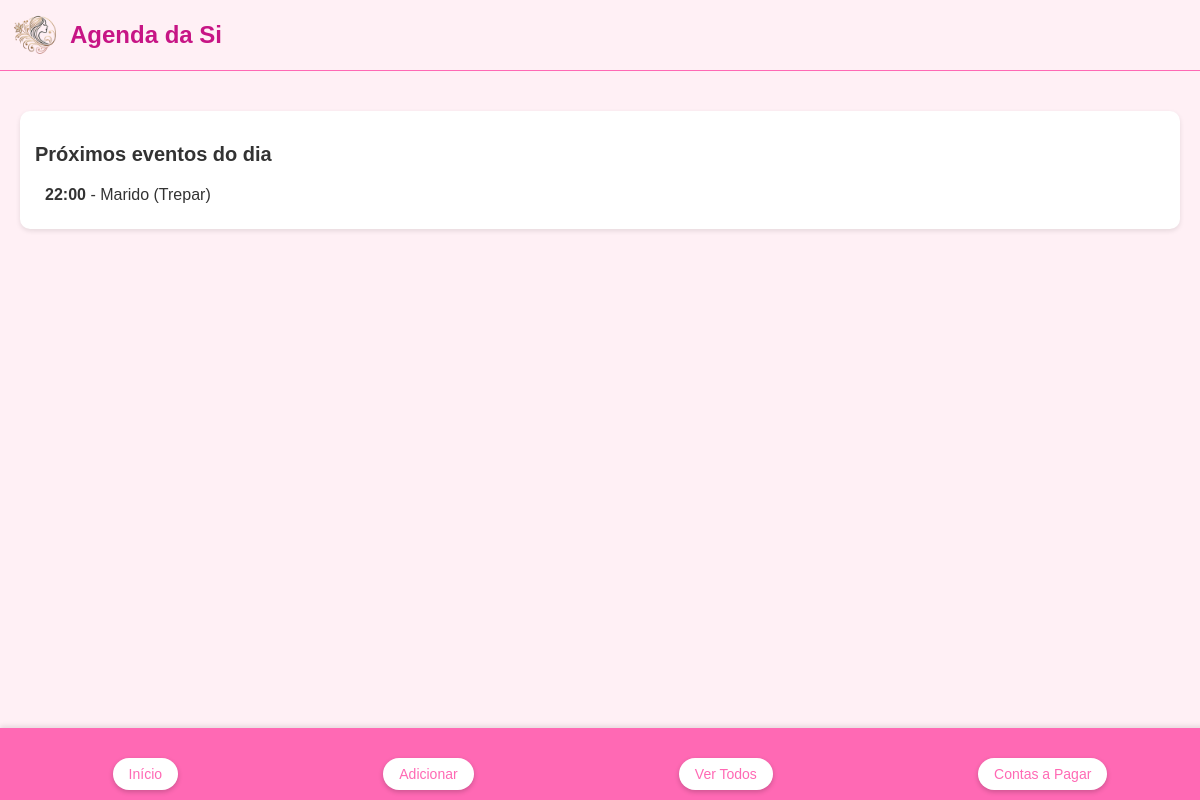
Before: / with the older database file.
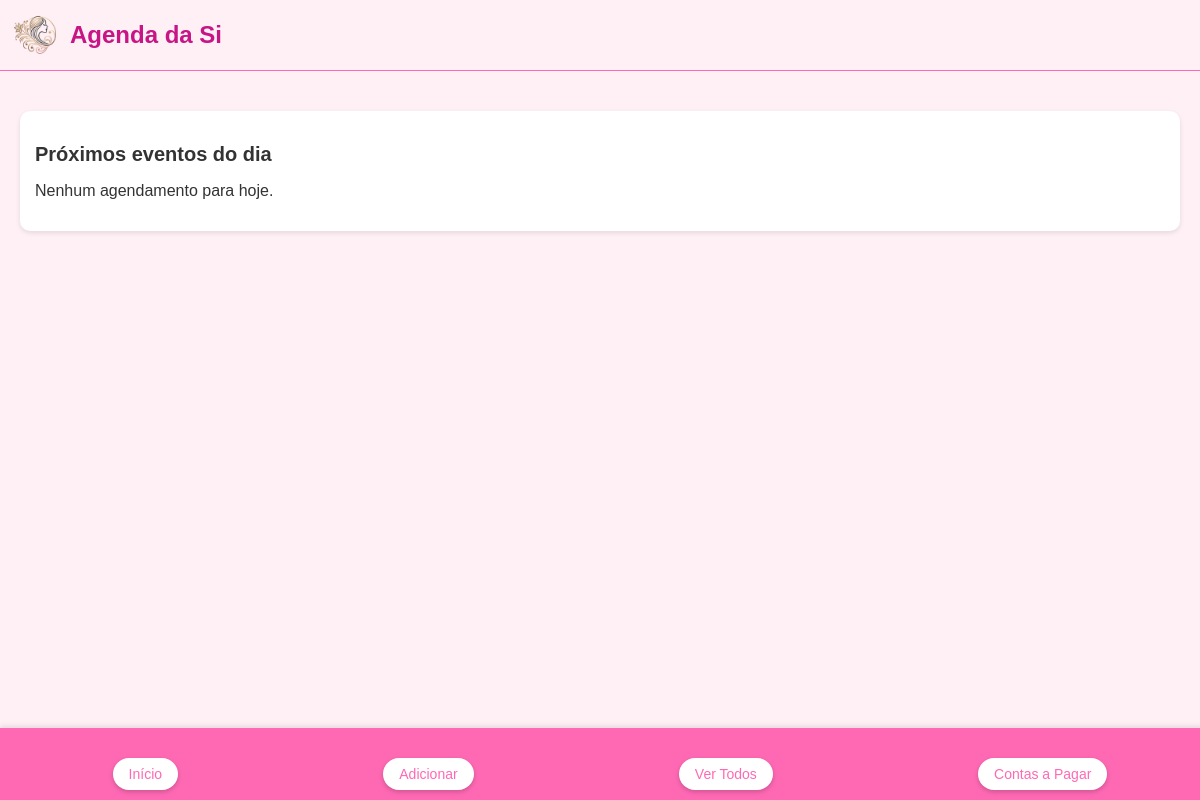
After: the same page with the newer database file.
### tables this page shows
CREATE TABLE appointments (
                id INTEGER PRIMARY KEY AUTOINCREMENT,
                client_name TEXT NOT NULL,
                service_description TEXT NOT NULL,
                service_value REAL NOT NULL,
                date TEXT NOT NULL,
                start_time TEXT NOT NULL,  -- Novo campo: horário de início
                end_time TEXT NOT NULL,    -- Novo campo: horário de fim
                recurrence TEXT NOT NULL,
                color TEXT NOT NULL,
                pago BOOLEAN DEFAULT 0
            );

### app.py (the view)
@app.route('/')
def index():
    try:
        with sqlite3.connect(DATABASE) as conn:
            cursor = conn.cursor()
            today = datetime.now().strftime('%Y-%m-%d')
            cursor.execute('SELECT * FROM appointments WHERE date = ? ORDER BY start_time', (today,))
            appointments = cursor.fetchall()
            current_time = datetime.now().time()
            filtered_appointments = []
            for appointment in appointments:
                appointment_time = datetime.strptime(appointment[5], '%H:%M').time()  # appointment[5] é o start_time
                if appointment_time >= current_time:
                    filtered_appointments.append(appointment)
    except sqlite3.Error as e:
        print(f"Erro no banco de dados: {e}")
        filtered_appointments = []
    return render_template('index.html', appointments=filtered_appointments)

### templates/index.html
{% extends "base.html" %}
{% block content %}
    <div class="daily-summary">
        <h2>Próximos eventos do dia</h2>
        {% if appointments %}
        <ul>
            {% for appointment in appointments %}
                <li>
                    <strong>{{ appointment[5] }}</strong> - {{ appointment[1] }} ({{ appointment[2] }})
                </li>
            {% endfor %}
        </ul>
        {% else %}
            <p>Nenhum agendamento para hoje.</p>
        {% endif %}
    </div>
{% endblock %}

Changed rows visible on the page:
removed appointments: start_time "22:00", client_name "Marido", service_description "Trepar"
Other visible differences:
text now shown: "Nenhum agendamento para hoje."
